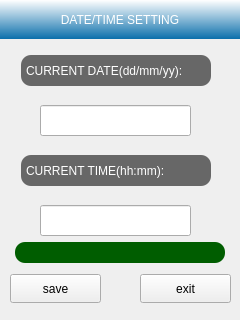
<?xml version="1.0" encoding="UTF-8"?>
<ui version="4.0">
 <class>DateTimeSetting</class>
 <widget class="QWidget" name="DateTimeSetting">
  <property name="geometry">
   <rect>
    <x>0</x>
    <y>0</y>
    <width>240</width>
    <height>320</height>
   </rect>
  </property>
  <property name="windowTitle">
   <string>Form</string>
  </property>
  <widget class="QLabel" name="label_2">
   <property name="geometry">
    <rect>
     <x>21</x>
     <y>155</y>
     <width>190</width>
     <height>31</height>
    </rect>
   </property>
   <property name="minimumSize">
    <size>
     <width>190</width>
     <height>31</height>
    </size>
   </property>
   <property name="maximumSize">
    <size>
     <width>190</width>
     <height>31</height>
    </size>
   </property>
   <property name="styleSheet">
    <string notr="true">background-color: rgba(65, 65, 65, 200);
border-radius:10px;
color: rgb(255, 255, 255);
padding:2px;</string>
   </property>
   <property name="text">
    <string>CURRENT TIME(hh:mm):</string>
   </property>
   <property name="alignment">
    <set>Qt::AlignLeading|Qt::AlignLeft|Qt::AlignVCenter</set>
   </property>
  </widget>
  <widget class="QLineEdit" name="lineEdit_2">
   <property name="geometry">
    <rect>
     <x>40</x>
     <y>205</y>
     <width>151</width>
     <height>31</height>
    </rect>
   </property>
   <property name="minimumSize">
    <size>
     <width>151</width>
     <height>31</height>
    </size>
   </property>
   <property name="maximumSize">
    <size>
     <width>151</width>
     <height>31</height>
    </size>
   </property>
  </widget>
  <widget class="QLineEdit" name="lineEdit">
   <property name="geometry">
    <rect>
     <x>40</x>
     <y>105</y>
     <width>151</width>
     <height>31</height>
    </rect>
   </property>
   <property name="minimumSize">
    <size>
     <width>151</width>
     <height>31</height>
    </size>
   </property>
   <property name="maximumSize">
    <size>
     <width>151</width>
     <height>31</height>
    </size>
   </property>
   <property name="text">
    <string/>
   </property>
  </widget>
  <widget class="QLabel" name="title">
   <property name="geometry">
    <rect>
     <x>0</x>
     <y>0</y>
     <width>240</width>
     <height>39</height>
    </rect>
   </property>
   <property name="minimumSize">
    <size>
     <width>240</width>
     <height>39</height>
    </size>
   </property>
   <property name="maximumSize">
    <size>
     <width>240</width>
     <height>39</height>
    </size>
   </property>
   <property name="styleSheet">
    <string notr="true">background-color: qlineargradient(spread:repeat, x1:0, y1:1, x2:0, y2:0, stop:0 rgba(11, 111, 171, 255), stop:1 rgba(255, 255, 255, 255));
color: rgb(255, 255, 255);</string>
   </property>
   <property name="text">
    <string>DATE/TIME SETTING</string>
   </property>
   <property name="alignment">
    <set>Qt::AlignCenter</set>
   </property>
  </widget>
  <widget class="QLabel" name="label">
   <property name="geometry">
    <rect>
     <x>21</x>
     <y>55</y>
     <width>190</width>
     <height>31</height>
    </rect>
   </property>
   <property name="minimumSize">
    <size>
     <width>190</width>
     <height>31</height>
    </size>
   </property>
   <property name="maximumSize">
    <size>
     <width>190</width>
     <height>31</height>
    </size>
   </property>
   <property name="styleSheet">
    <string notr="true">background-color: rgba(65, 65, 65, 200);
border-radius:10px;
color: rgb(255, 255, 255);
padding:2px;</string>
   </property>
   <property name="text">
    <string>CURRENT DATE(dd/mm/yy):</string>
   </property>
   <property name="alignment">
    <set>Qt::AlignLeading|Qt::AlignLeft|Qt::AlignVCenter</set>
   </property>
  </widget>
  <widget class="QLabel" name="label_3">
   <property name="geometry">
    <rect>
     <x>15</x>
     <y>242</y>
     <width>210</width>
     <height>21</height>
    </rect>
   </property>
   <property name="minimumSize">
    <size>
     <width>210</width>
     <height>21</height>
    </size>
   </property>
   <property name="maximumSize">
    <size>
     <width>201</width>
     <height>21</height>
    </size>
   </property>
   <property name="styleSheet">
    <string notr="true">color: rgb(255, 255, 255);
background-color: rgb(0, 93, 0);
border-radius:10px;</string>
   </property>
   <property name="text">
    <string/>
   </property>
   <property name="alignment">
    <set>Qt::AlignCenter</set>
   </property>
  </widget>
  <widget class="QWidget" name="layoutWidget">
   <property name="geometry">
    <rect>
     <x>10</x>
     <y>273</y>
     <width>221</width>
     <height>31</height>
    </rect>
   </property>
   <layout class="QHBoxLayout" name="horizontalLayout">
    <item>
     <widget class="QPushButton" name="pushButton_2">
      <property name="minimumSize">
       <size>
        <width>91</width>
        <height>29</height>
       </size>
      </property>
      <property name="maximumSize">
       <size>
        <width>91</width>
        <height>29</height>
       </size>
      </property>
      <property name="text">
       <string>save</string>
      </property>
     </widget>
    </item>
    <item>
     <spacer name="horizontalSpacer">
      <property name="orientation">
       <enum>Qt::Horizontal</enum>
      </property>
      <property name="sizeHint" stdset="0">
       <size>
        <width>50</width>
        <height>20</height>
       </size>
      </property>
     </spacer>
    </item>
    <item>
     <widget class="QPushButton" name="pushButton">
      <property name="minimumSize">
       <size>
        <width>91</width>
        <height>29</height>
       </size>
      </property>
      <property name="maximumSize">
       <size>
        <width>91</width>
        <height>29</height>
       </size>
      </property>
      <property name="text">
       <string>exit</string>
      </property>
     </widget>
    </item>
   </layout>
  </widget>
  <zorder>label_2</zorder>
  <zorder>lineEdit_2</zorder>
  <zorder>lineEdit</zorder>
  <zorder>title</zorder>
  <zorder>label</zorder>
  <zorder>layoutWidget</zorder>
  <zorder>label_3</zorder>
 </widget>
 <resources/>
 <connections/>
</ui>
